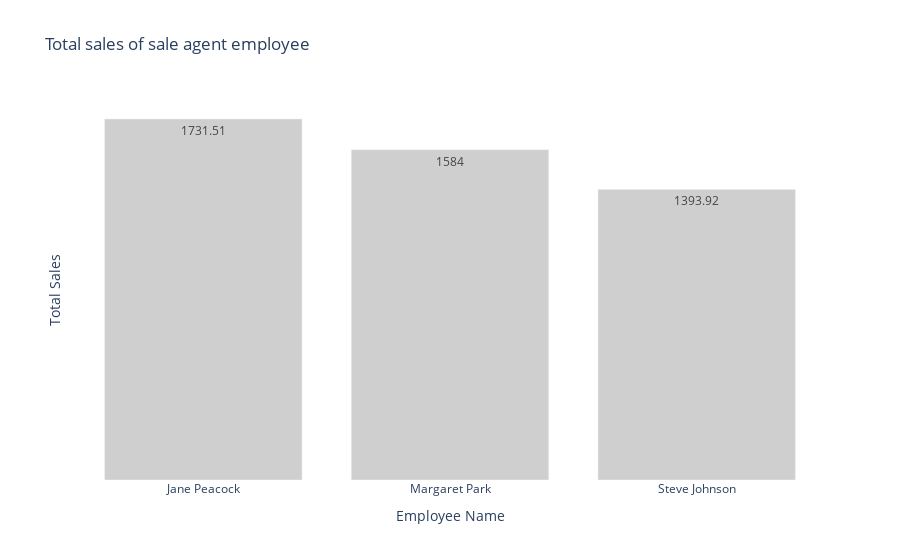

The notebook cell saved with this chart:
### Code cell
query = """WITH
    /*Find info of Sale support agent (an employee) and their customer info*/
    sale_agent AS
    (
        SELECT
            e.employee_id,
            e.first_name || " " || e.last_name AS employee_name,
            e.title AS position,
            e.country,
            c.customer_id,
            c.first_name || " " || c.last_name AS customer_name,
            c.country
        FROM employee e
            INNER JOIN customer c ON e.employee_id = c.support_rep_id
        WHERE e.title LIKE "Sales Support Agent"
    )
    
/*Find total dollards amount of sales assigned to each Agent*/
SELECT 
    sa.employee_id AS 'Employee ID',
    sa.employee_name AS "Employee Name",
    sa.country AS 'Country',
    sa.position AS 'Position',
    ROUND(SUM(i.total),2) AS 'Total Sales'
FROM invoice i 
    INNER JOIN sale_agent sa ON i.customer_id = sa.customer_id
GROUP BY 1,2"""

# Connect to database
data = sqlite3.connect("chinook.db")

# Transfer result query to dataframe
employee_sale = pd.read_sql_query(query, data)

# Sketch bar plot the total sales
fig = px.bar(data_frame=employee_sale, x="Employee Name",
            y="Total Sales", title="Total sales of sale agent employee",
            text="Total Sales",
            hover_data=["Employee ID", "Employee Name", "Country", "Position", "Total Sales"])
fig.update_yaxes(showticklabels=False)
fig.update_layout(plot_bgcolor="rgba(0,0,0,0)")
fig.update_traces(marker_color="rgb(207,207,207)") # Change color of bar to rgb(207,207,207)
fig.show()

### Figure 1 — Plotly figure (JSON) as saved in the notebook; plotly's stock layout.template omitted (floating-point values rounded to 4 significant figures)
{"data": [{"alignmentgroup": "True", "customdata": [[3, "Jane Peacock", "Canada", "Sales Support Agent", 1732.0], [4, "Margaret Park", "Canada", "Sales Support Agent", 1584], [5, "Steve Johnson", "Canada", "Sales Support Agent", 1394.0]], "hovertemplate": "Employee Name=%{customdata[1]}<br>Total Sales=%{customdata[4]}<br>Employee ID=%{customdata[0]}<br>Country=%{customdata[2]}<br>Position=%{customdata[3]}<extra></extra>", "legendgroup": "", "marker": {"color": "rgb(207,207,207)"}, "name": "", "offsetgroup": "", "orientation": "v", "showlegend": false, "text": [1732.0, 1584, 1394.0], "textposition": "auto", "type": "bar", "x": ["Jane Peacock", "Margaret Park", "Steve Johnson"], "xaxis": "x", "y": [1732.0, 1584, 1394.0], "yaxis": "y"}], "layout": {"barmode": "relative", "legend": {"tracegroupgap": 0}, "plot_bgcolor": "rgba(0,0,0,0)", "title": {"text": "Total sales of sale agent employee"}, "xaxis": {"anchor": "y", "domain": [0, 1], "title": {"text": "Employee Name"}}, "yaxis": {"anchor": "x", "domain": [0, 1], "showticklabels": false, "title": {"text": "Total Sales"}}}}
